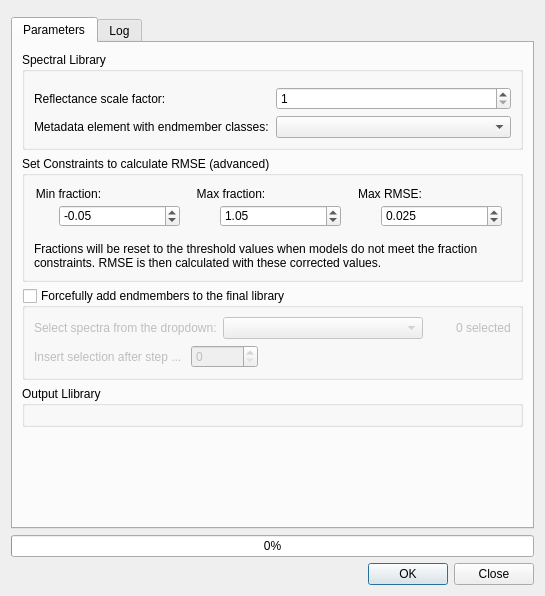
<?xml version="1.0" encoding="UTF-8"?>
<ui version="4.0">
 <class>emcDialog</class>
 <widget class="QDialog" name="emcDialog">
  <property name="geometry">
   <rect>
    <x>0</x>
    <y>0</y>
    <width>545</width>
    <height>596</height>
   </rect>
  </property>
  <property name="windowTitle">
   <string>Iterative Endmember Selection</string>
  </property>
  <property name="toolTip">
   <string/>
  </property>
  <property name="toolTipDuration">
   <number>-1</number>
  </property>
  <property name="statusTip">
   <string/>
  </property>
  <property name="whatsThis">
   <string/>
  </property>
  <property name="accessibleName">
   <string/>
  </property>
  <property name="accessibleDescription">
   <string/>
  </property>
  <property name="locale">
   <locale language="English" country="UnitedKingdom"/>
  </property>
  <property name="windowFilePath">
   <string/>
  </property>
  <property name="sizeGripEnabled">
   <bool>false</bool>
  </property>
  <property name="modal">
   <bool>false</bool>
  </property>
  <layout class="QVBoxLayout" name="verticalLayout">
   <item>
    <widget class="QWidget" name="logoWidget" native="true">
     <layout class="QVBoxLayout" name="verticalLayout_5">
      <property name="spacing">
       <number>0</number>
      </property>
      <property name="leftMargin">
       <number>0</number>
      </property>
      <property name="topMargin">
       <number>0</number>
      </property>
      <property name="rightMargin">
       <number>0</number>
      </property>
      <property name="bottomMargin">
       <number>0</number>
      </property>
      <item>
       <layout class="QHBoxLayout" name="logoLayout">
        <property name="spacing">
         <number>0</number>
        </property>
       </layout>
      </item>
     </layout>
    </widget>
   </item>
   <item>
    <widget class="QTabWidget" name="tabWidget">
     <property name="currentIndex">
      <number>0</number>
     </property>
     <widget class="QWidget" name="tab1">
      <attribute name="title">
       <string>Parameters</string>
      </attribute>
      <layout class="QVBoxLayout" name="verticalLayout_7">
       <item>
        <widget class="QGroupBox" name="libraryGroup">
         <property name="styleSheet">
          <string notr="true"/>
         </property>
         <property name="title">
          <string>Spectral Library</string>
         </property>
         <property name="checkable">
          <bool>false</bool>
         </property>
         <property name="checked">
          <bool>false</bool>
         </property>
         <layout class="QVBoxLayout" name="verticalLayout_4">
          <item>
           <widget class="QgsFileWidget" name="browseLibrary" native="true">
            <property name="toolTip">
             <string>Browse for the spectral library</string>
            </property>
            <property name="dialogTitle" stdset="0">
             <string>Select a spectral library</string>
            </property>
            <property name="filter" stdset="0">
             <string>ENVI Spectral Library (*.sli);;All Files (*)</string>
            </property>
            <property name="defaultRoot" stdset="0">
             <string/>
            </property>
           </widget>
          </item>
          <item>
           <layout class="QHBoxLayout" name="scaleLayout">
            <item>
             <widget class="QLabel" name="label1">
              <property name="toolTip">
               <string>The reflectance scale factor is automatically detected. It is the number by which the array must be divided to get reflectance values between 0 and 1. The user can change this value here.</string>
              </property>
              <property name="text">
               <string>Reflectance scale factor:</string>
              </property>
             </widget>
            </item>
            <item>
             <widget class="QSpinBox" name="libraryScaleValue">
              <property name="sizePolicy">
               <sizepolicy hsizetype="Minimum" vsizetype="Fixed">
                <horstretch>0</horstretch>
                <verstretch>0</verstretch>
               </sizepolicy>
              </property>
              <property name="minimumSize">
               <size>
                <width>100</width>
                <height>0</height>
               </size>
              </property>
              <property name="toolTip">
               <string>The reflectance scale factor is automatically detected. It is the number by which the array must be divided to get reflectance values between 0 and 1. The user can change this value here.</string>
              </property>
              <property name="minimum">
               <number>1</number>
              </property>
              <property name="maximum">
               <number>1000000000</number>
              </property>
             </widget>
            </item>
           </layout>
          </item>
          <item>
           <layout class="QHBoxLayout" name="classLayout">
            <item>
             <widget class="QLabel" name="label_2">
              <property name="text">
               <string>Metadata element with endmember classes:</string>
              </property>
             </widget>
            </item>
            <item>
             <widget class="QComboBox" name="classDropDown"/>
            </item>
           </layout>
          </item>
         </layout>
        </widget>
       </item>
       <item>
        <widget class="QGroupBox" name="constraintsGroup">
         <property name="title">
          <string>Set Constraints to calculate RMSE (advanced)</string>
         </property>
         <property name="checkable">
          <bool>false</bool>
         </property>
         <layout class="QGridLayout" name="gridLayout">
          <item row="0" column="0">
           <widget class="QGroupBox" name="minFracCheck">
            <property name="styleSheet">
             <string notr="true">QGroupBox { border: none}</string>
            </property>
            <property name="title">
             <string>Min fraction:</string>
            </property>
            <property name="alignment">
             <set>Qt::AlignLeading|Qt::AlignLeft|Qt::AlignVCenter</set>
            </property>
            <property name="flat">
             <bool>false</bool>
            </property>
            <property name="checkable">
             <bool>false</bool>
            </property>
            <property name="checked">
             <bool>false</bool>
            </property>
            <layout class="QVBoxLayout" name="verticalLayout_13">
             <property name="spacing">
              <number>6</number>
             </property>
             <property name="leftMargin">
              <number>25</number>
             </property>
             <property name="topMargin">
              <number>20</number>
             </property>
             <item>
              <widget class="QDoubleSpinBox" name="minFracValue">
               <property name="readOnly">
                <bool>false</bool>
               </property>
               <property name="buttonSymbols">
                <enum>QAbstractSpinBox::UpDownArrows</enum>
               </property>
               <property name="minimum">
                <double>-0.500000000000000</double>
               </property>
               <property name="maximum">
                <double>1.000000000000000</double>
               </property>
               <property name="singleStep">
                <double>0.010000000000000</double>
               </property>
               <property name="value">
                <double>-0.050000000000000</double>
               </property>
              </widget>
             </item>
            </layout>
           </widget>
          </item>
          <item row="0" column="1">
           <widget class="QGroupBox" name="maxFracCheck">
            <property name="styleSheet">
             <string notr="true">QGroupBox { border: none}</string>
            </property>
            <property name="title">
             <string>Max fraction:</string>
            </property>
            <property name="checkable">
             <bool>false</bool>
            </property>
            <property name="checked">
             <bool>false</bool>
            </property>
            <layout class="QVBoxLayout" name="verticalLayout_9">
             <property name="leftMargin">
              <number>25</number>
             </property>
             <property name="topMargin">
              <number>20</number>
             </property>
             <item>
              <widget class="QDoubleSpinBox" name="maxFracValue">
               <property name="minimum">
                <double>0.000000000000000</double>
               </property>
               <property name="maximum">
                <double>1.500000000000000</double>
               </property>
               <property name="singleStep">
                <double>0.010000000000000</double>
               </property>
               <property name="value">
                <double>1.050000000000000</double>
               </property>
              </widget>
             </item>
            </layout>
           </widget>
          </item>
          <item row="0" column="2">
           <widget class="QGroupBox" name="maxRMSECheck">
            <property name="styleSheet">
             <string notr="true">QGroupBox { border: none  }</string>
            </property>
            <property name="title">
             <string>Max RMSE:</string>
            </property>
            <property name="checkable">
             <bool>false</bool>
            </property>
            <property name="checked">
             <bool>false</bool>
            </property>
            <layout class="QVBoxLayout" name="verticalLayout_12">
             <property name="leftMargin">
              <number>25</number>
             </property>
             <property name="topMargin">
              <number>20</number>
             </property>
             <item>
              <widget class="QDoubleSpinBox" name="maxRMSEValue">
               <property name="decimals">
                <number>3</number>
               </property>
               <property name="maximum">
                <double>0.100000000000000</double>
               </property>
               <property name="singleStep">
                <double>0.001000000000000</double>
               </property>
               <property name="value">
                <double>0.025000000000000</double>
               </property>
              </widget>
             </item>
            </layout>
           </widget>
          </item>
          <item row="1" column="0" colspan="3">
           <widget class="QLabel" name="label">
            <property name="text">
             <string>Fractions will be reset to the threshold values when models do not meet the fraction constraints. RMSE is then calculated with these corrected values.</string>
            </property>
            <property name="wordWrap">
             <bool>true</bool>
            </property>
           </widget>
          </item>
         </layout>
        </widget>
       </item>
       <item>
        <widget class="QGroupBox" name="forcedGroup">
         <property name="title">
          <string>Forcefully add endmembers to the final library</string>
         </property>
         <property name="checkable">
          <bool>true</bool>
         </property>
         <property name="checked">
          <bool>false</bool>
         </property>
         <layout class="QVBoxLayout" name="verticalLayout_6">
          <item>
           <layout class="QHBoxLayout" name="horizontalLayout_4">
            <item>
             <widget class="QLabel" name="label_4">
              <property name="text">
               <string>Select spectra from the dropdown:</string>
              </property>
             </widget>
            </item>
            <item>
             <widget class="QgsCheckableComboBox" name="forcedDropDown">
              <property name="minimumSize">
               <size>
                <width>200</width>
                <height>0</height>
               </size>
              </property>
             </widget>
            </item>
            <item>
             <spacer name="horizontalSpacer_2">
              <property name="orientation">
               <enum>Qt::Horizontal</enum>
              </property>
              <property name="sizeHint" stdset="0">
               <size>
                <width>40</width>
                <height>20</height>
               </size>
              </property>
             </spacer>
            </item>
            <item>
             <widget class="QLabel" name="forcedLabel">
              <property name="text">
               <string>0 selected</string>
              </property>
             </widget>
            </item>
           </layout>
          </item>
          <item>
           <layout class="QHBoxLayout" name="horizontalLayout_5">
            <item>
             <widget class="QLabel" name="label_5">
              <property name="text">
               <string>Insert selection after step ... </string>
              </property>
             </widget>
            </item>
            <item>
             <widget class="QSpinBox" name="forcedStep">
              <property name="maximum">
               <number>999999999</number>
              </property>
             </widget>
            </item>
            <item>
             <spacer name="horizontalSpacer_3">
              <property name="orientation">
               <enum>Qt::Horizontal</enum>
              </property>
              <property name="sizeHint" stdset="0">
               <size>
                <width>40</width>
                <height>20</height>
               </size>
              </property>
             </spacer>
            </item>
           </layout>
          </item>
         </layout>
        </widget>
       </item>
       <item>
        <widget class="QGroupBox" name="outputGroup">
         <property name="toolTip">
          <string>Choose a name and location for the MESMA result file. Additional files will be filename_fractions, filename_rmse, filename_metadata.txt and filename_look_up_table.csv.</string>
         </property>
         <property name="title">
          <string>Output Llibrary</string>
         </property>
         <property name="checkable">
          <bool>false</bool>
         </property>
         <property name="checked">
          <bool>false</bool>
         </property>
         <layout class="QVBoxLayout" name="verticalLayout_3">
          <item>
           <widget class="QgsFileWidget" name="browseOut" native="true">
            <property name="toolTip">
             <string>Choose a name and location for the output library (.sli).</string>
            </property>
            <property name="dialogTitle" stdset="0">
             <string>Select a spectral library (output)</string>
            </property>
            <property name="filter" stdset="0">
             <string>ENVI Spectral Library (*.sli);;All Files (*)</string>
            </property>
           </widget>
          </item>
         </layout>
        </widget>
       </item>
       <item>
        <spacer name="verticalSpacer">
         <property name="orientation">
          <enum>Qt::Vertical</enum>
         </property>
         <property name="sizeHint" stdset="0">
          <size>
           <width>20</width>
           <height>0</height>
          </size>
         </property>
        </spacer>
       </item>
      </layout>
     </widget>
     <widget class="QWidget" name="tab_log">
      <attribute name="title">
       <string>Log</string>
      </attribute>
      <layout class="QVBoxLayout" name="verticalLayout_2">
       <item>
        <widget class="QTextBrowser" name="logBrowser"/>
       </item>
      </layout>
     </widget>
    </widget>
   </item>
   <item>
    <widget class="QProgressBar" name="progressBar">
     <property name="value">
      <number>0</number>
     </property>
    </widget>
   </item>
   <item>
    <widget class="QDialogButtonBox" name="OKClose">
     <property name="standardButtons">
      <set>QDialogButtonBox::Close|QDialogButtonBox::Ok</set>
     </property>
    </widget>
   </item>
  </layout>
 </widget>
 <customwidgets>
  <customwidget>
   <class>QgsFileWidget</class>
   <extends>QWidget</extends>
   <header>qgsfilewidget.h</header>
  </customwidget>
  <customwidget>
   <class>QgsCheckableComboBox</class>
   <extends>QComboBox</extends>
   <header>qgscheckablecombobox.h</header>
  </customwidget>
 </customwidgets>
 <resources/>
 <connections/>
</ui>
